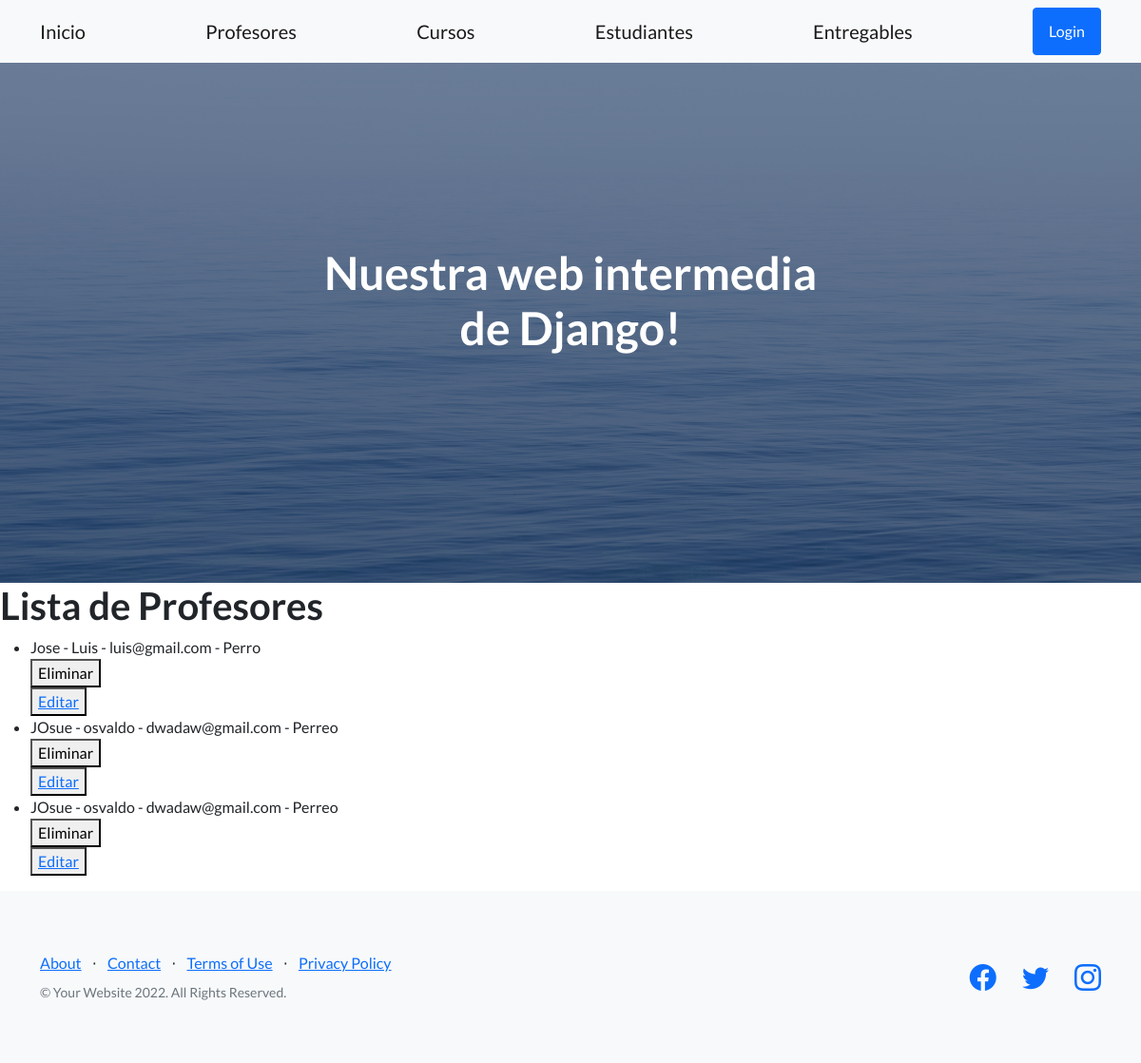
The app's page /app-coder/listaProfesores/, older data.
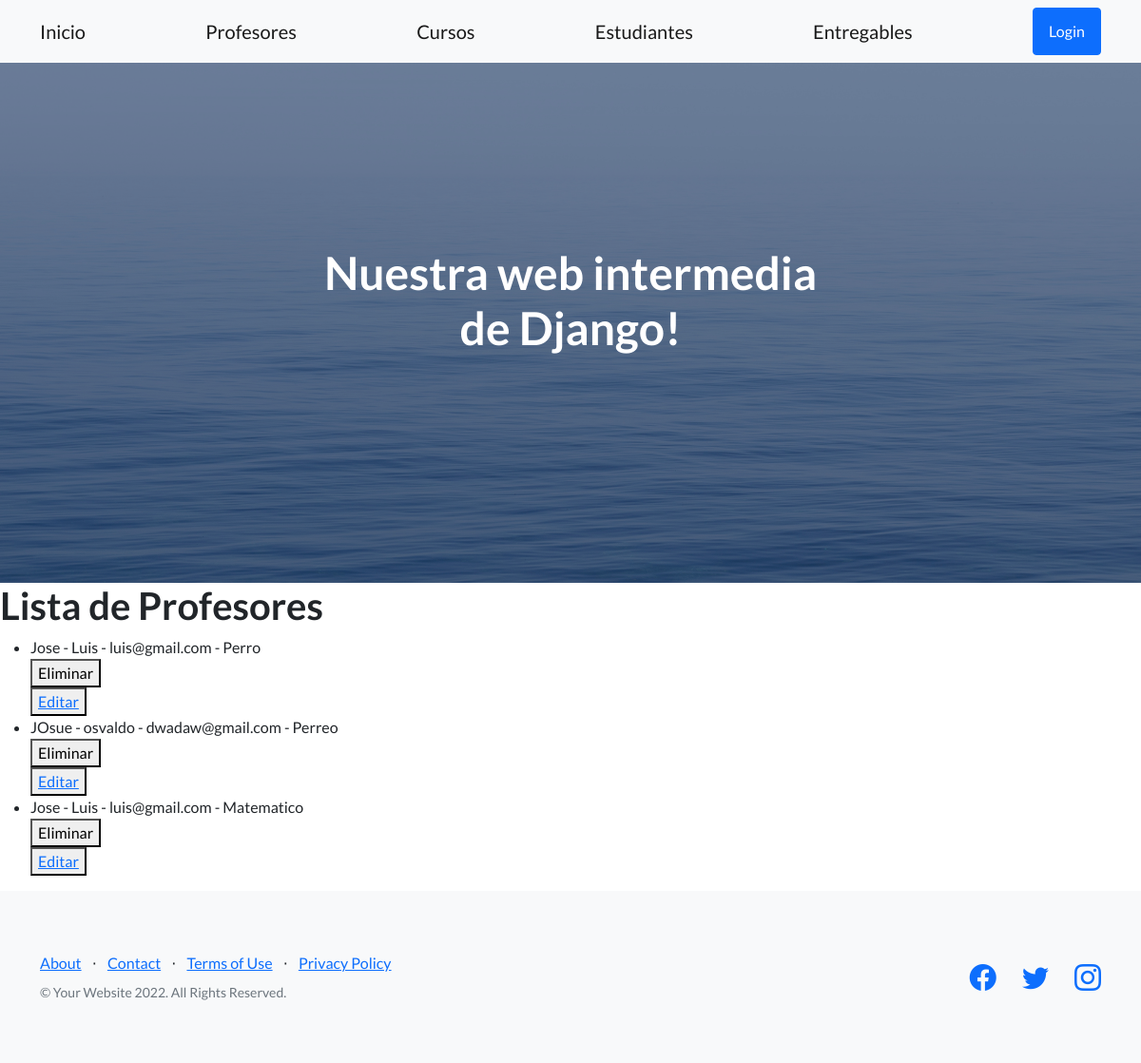
The same page, newer data.
### appcoder/models.py (models this page shows)
class Profesor(models.Model):
    nombre = models.CharField(max_length=50)
    apellido = models.CharField(max_length=50)
    email = models.EmailField(max_length=254)
    profesion = models.CharField(max_length = 50)
    def __str__(self):
        return f'{self.nombre} - {self.apellido} - {self.email} - {self.profesion}'

### appcoder/views.py (the view)
# urls.py: path('listaProfesores/', listaProfesores, name = "ListaProfesores"),
def listaProfesores(request):
    profesores = Profesor.objects.all
    return render(request, 'leerProfesores.html', {'profesores': profesores} )

### appcoder/templates/leerProfesores.html
{% extends 'padre.html' %}
{% load static %}
{% block contenidoQueCambia %}
<h1>Lista de Profesores</h1>
<ul>
    {% for profesor in profesores %}
        <li>
            {{profesor}}
        </li>
        <div>
            <form action=" {% url 'EliminaProfesor' profesor.id  %} "method="POST">{% csrf_token %}
                <button>Eliminar </button>
            </form>
            <button>
                <a href="{% url 'EditarProfesor' profesor.id %}">Editar</a>
            </button>
        </div>
    {% endfor %}
</ul>
{% endblock contenidoQueCambia %}

Row changes from the older to the newer data that the page shows:
removed Profesor: nombre+apellido+email "JOsue - osvaldo - dwadaw@gmail.com - Perreo"
added Profesor: nombre+apellido+email "Jose - Luis - luis@gmail.com - Matematico"
